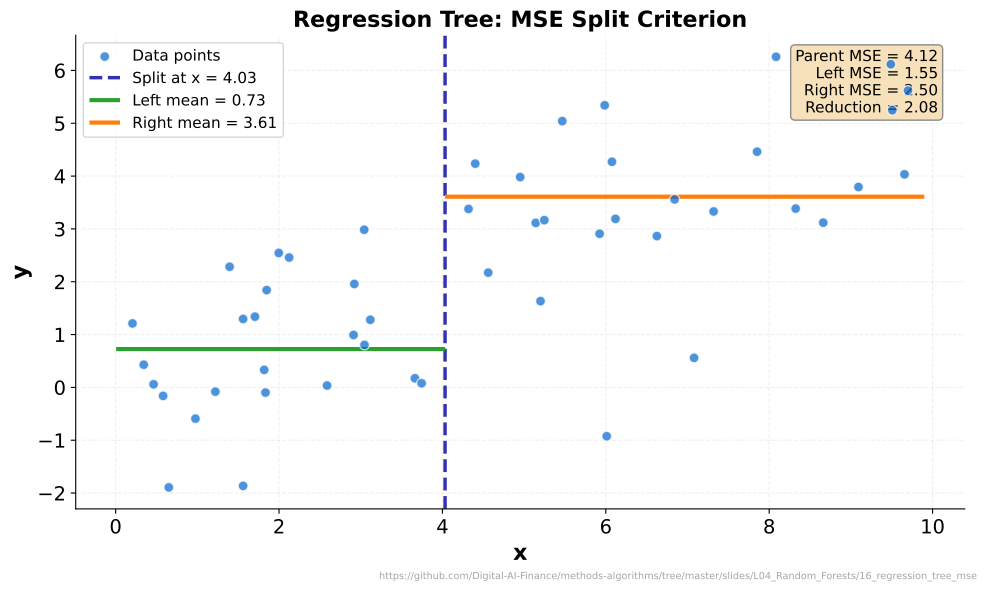

Recreate this plot in Python.
"""Regression Tree MSE Split - Visualization of MSE split criterion"""
import matplotlib.pyplot as plt
import numpy as np
from sklearn.tree import DecisionTreeRegressor
from pathlib import Path
import sys
sys.path.insert(0, str(Path(__file__).resolve().parents[3] / 'templates'))
from chart_style import apply_style, COLORS, MLPURPLE, MLBLUE, MLORANGE, MLGREEN, MLRED, MLLAVENDER
apply_style()

CHART_METADATA = {
    'title': 'Regression Tree: MSE Split Criterion',
    'description': 'Visualization of how a regression tree splits using MSE',
    'url': 'https://github.com/Digital-AI-Finance/methods-algorithms/tree/master/slides/L04_Random_Forests/16_regression_tree_mse'
}


np.random.seed(42)

# Generate data
n = 50
x = np.sort(np.random.uniform(0, 10, n))
y = 0.5 * x + np.random.normal(0, 1.5, n)

# Fit depth-1 tree
dt = DecisionTreeRegressor(max_depth=1, random_state=42)
dt.fit(x.reshape(-1, 1), y)

# Extract split threshold
threshold = dt.tree_.threshold[0]
left_mask = x <= threshold
right_mask = x > threshold
left_mean = y[left_mask].mean()
right_mean = y[right_mask].mean()

# Compute MSE
parent_mse = np.mean((y - y.mean())**2)
left_mse = np.mean((y[left_mask] - left_mean)**2)
right_mse = np.mean((y[right_mask] - right_mean)**2)
n_left = left_mask.sum()
n_right = right_mask.sum()
weighted_mse = (n_left * left_mse + n_right * right_mse) / n
reduction = parent_mse - weighted_mse

fig, ax = plt.subplots(figsize=(10, 6))

ax.scatter(x, y, c=MLBLUE, s=50, alpha=0.7, label='Data points', zorder=5)
ax.axvline(x=threshold, color=MLPURPLE, linestyle='--', linewidth=2.5, label=f'Split at x = {threshold:.2f}')

# Left and right means
ax.hlines(left_mean, x[left_mask].min() - 0.2, threshold, color=MLGREEN, linewidth=3, label=f'Left mean = {left_mean:.2f}')
ax.hlines(right_mean, threshold, x[right_mask].max() + 0.2, color=MLORANGE, linewidth=3, label=f'Right mean = {right_mean:.2f}')

ax.set_xlabel('x', fontweight='bold')
ax.set_ylabel('y', fontweight='bold')
ax.set_title('Regression Tree: MSE Split Criterion', fontsize=16, fontweight='bold')
ax.legend(loc='upper left', fontsize=11)
ax.grid(True, alpha=0.3)

# MSE annotations
text = f'Parent MSE = {parent_mse:.2f}\nLeft MSE = {left_mse:.2f}\nRight MSE = {right_mse:.2f}\nReduction = {reduction:.2f}'
ax.text(0.97, 0.97, text, transform=ax.transAxes, fontsize=11,
        verticalalignment='top', horizontalalignment='right',
        bbox=dict(boxstyle='round', facecolor='wheat', edgecolor='gray', alpha=0.9))

plt.figtext(0.99, 0.01, CHART_METADATA['url'],
            fontsize=7, color='gray', ha='right', va='bottom', alpha=0.7)

plt.tight_layout()
plt.savefig(Path(__file__).parent / 'chart.pdf', dpi=300, bbox_inches='tight', facecolor='white')
plt.close()
print("Chart saved: 16_regression_tree_mse/chart.pdf")
